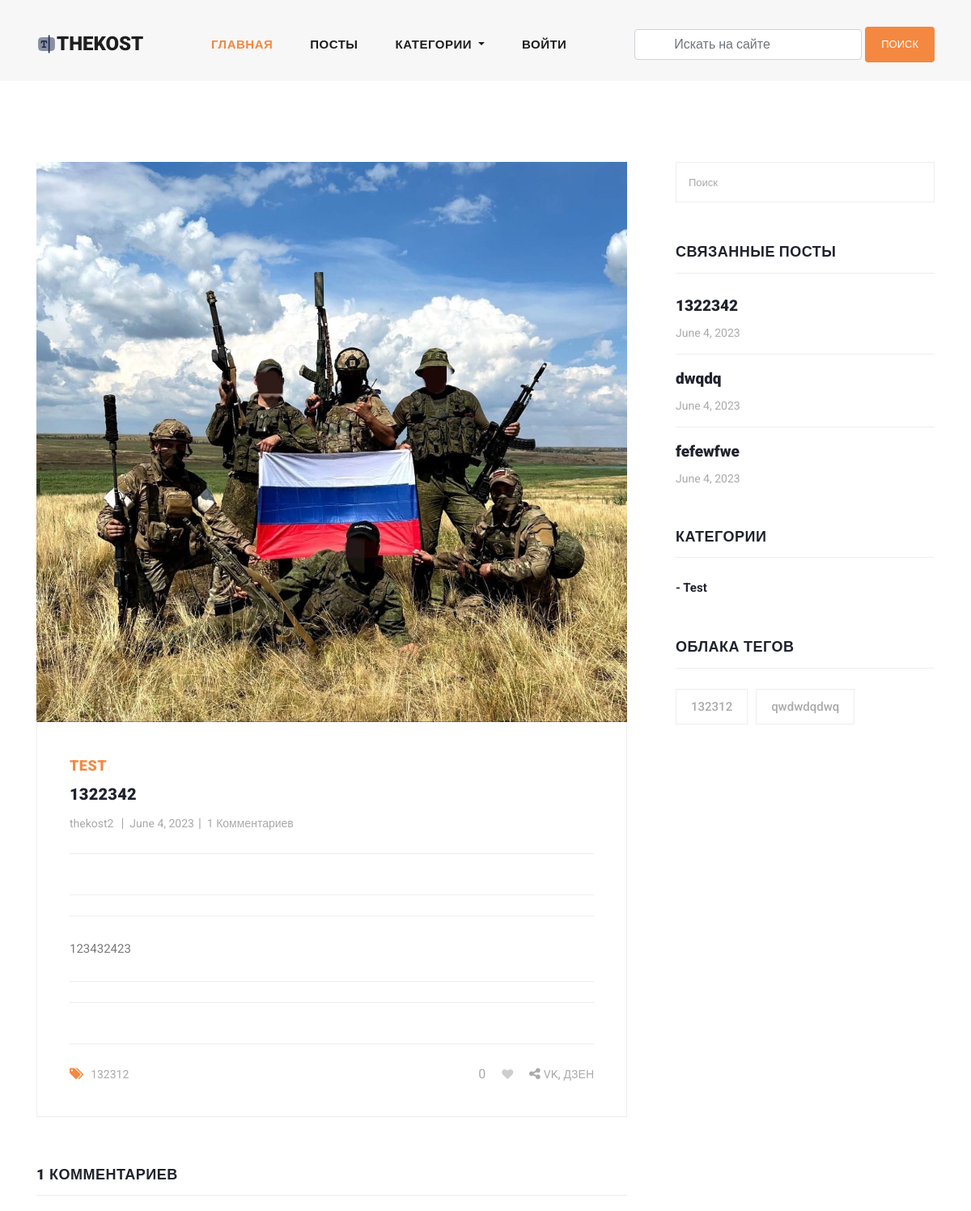
/blog/1322342/ (upper part), run on an earlier commit of the app's database.
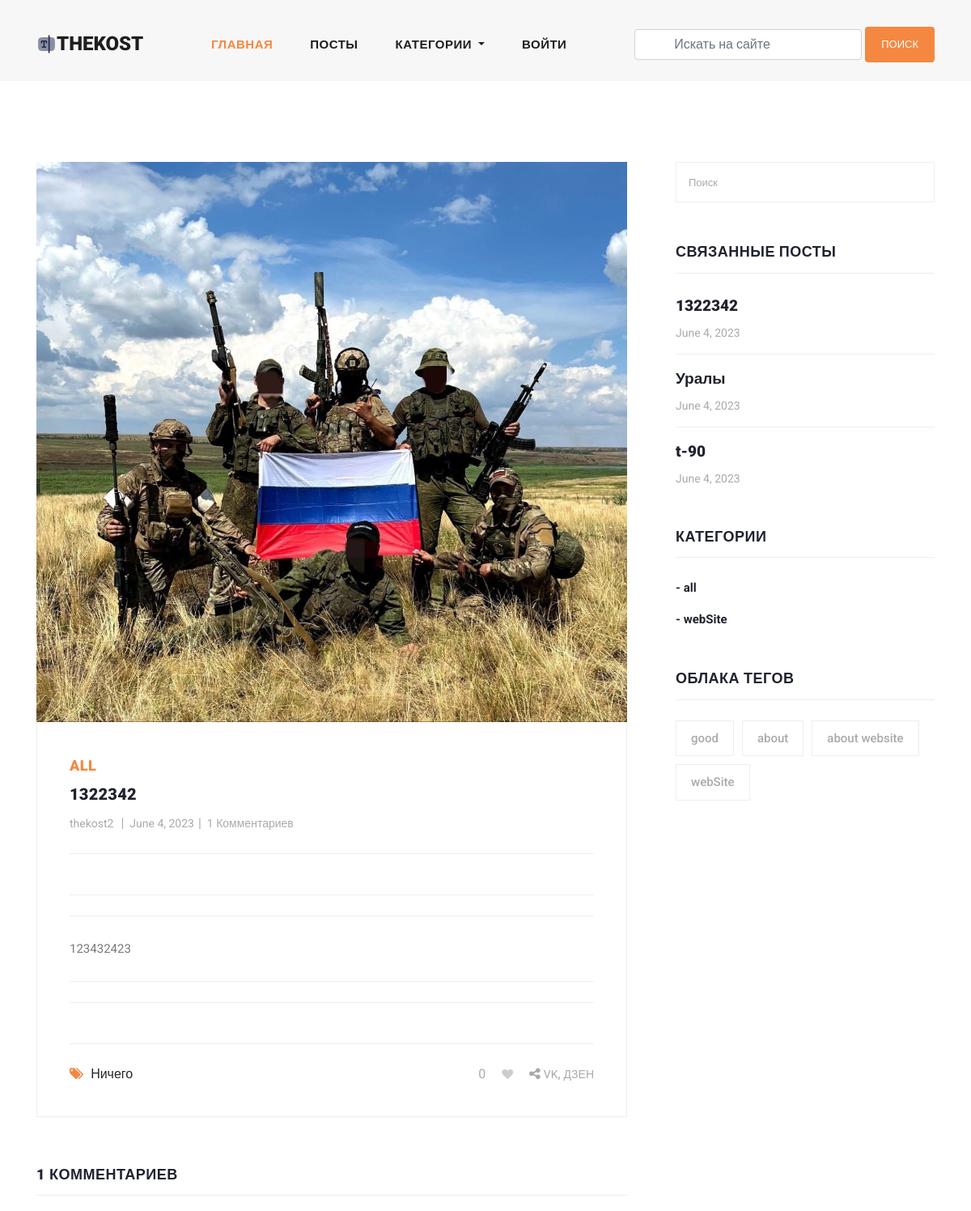
And on a later commit of the database.
### blog/models.py (models this page shows, shortened)
class Blog(models.Model):
    user = models.ForeignKey(
        User,
        related_name='user_blogs',
        on_delete=models.CASCADE
    )
    category = models.ForeignKey(
        Category,
        related_name='category_blogs',
        on_delete=models.CASCADE
    )
    tags = models.ManyToManyField(
        Tag,
        related_name='tag_blogs',
        blank=True
    )
    likes = models.ManyToManyField(
        User,
        related_name='user_likes',
        blank=True
    )
    title = models.CharField(
        max_length=250
    )
    slug = models.SlugField(null=True, blank=True)
    banner = models.ImageField(upload_to='blog_banners')
    description = RichTextField()
    created_date = models.DateField(auto_now_add=True)

class Category(models.Model):
    title = models.CharField(max_length=150, unique=True)
    slug = models.SlugField(null=True, blank=True)
    created_date = models.DateField(auto_now_add=True)

class Tag(models.Model):
    title = models.CharField(max_length=150)
    slug = models.SlugField(null=True, blank=True)
    created_date = models.DateField(auto_now_add=True)

### user_profile/models.py (models this page shows, shortened)
class User(AbstractUser):
    email = models.EmailField(
        max_length=150,
        unique=True,
        error_messages={
            "unique": "Адрес электронной почты должен быть уникальным"
        }
    )
    profile_image = models.ImageField(
        null=True,
        blank=True,
        upload_to="profile_images"
    )
    followers = models.ManyToManyField("Follow")
    REQUIRED_FIELDS = ["email"]
    objects = CustomUserManager()
    def get_profile_picture(self):
        url = ""
        try:
            url = self.profile_image.url
        except:
            url = ""
        return url

### blog/views.py (the view, shortened to what this page needs)
# urls.py: path('blog/<str:slug>/', blog_details, name='blog_details'),
def blog_details(request, slug):
    form = TextForm()  # Создание формы комментария
    blog = get_object_or_404(Blog, slug=slug)  # Получение объекта поста по слагу
    category = Category.objects.get(id=blog.category.id)  # Получение объекта категории поста
    related_blogs = category.category_blogs.all()  # Получение всех блогов из той же категории
    tags = Tag.objects.order_by('-created_date')[:5]  # Получение последних пяти тегов
    liked_by = request.user in blog.likes.all()  # Проверка, поставил ли текущий пользователь лайк этому блогу
    context = {
        "blog": blog,  # Передача объекта поста в контекст шаблона
        "related_blogs": related_blogs,  # Передача связанных блогов в контекст шаблона
        "tags": tags,  # Передача всех тегов в контекст шаблона
        "form": form,  # Передача формы комментария в контекст шаблона
        "liked_by": liked_by  # Передача информации о лайке в контекст шаблона
    }
    return render(request, 'blog_details.html', context)  # Рендеринг шаблона страницы с деталями поста

### templates/blog_details.html (shortened to what this page needs)
{% extends 'base.html' %}
{% load static %}
{% block content %}
    <section class="blog-posts grid-system">
        <div class="container">
            <div class="row">
                <div class="col-lg-8">
                    <div class="all-blog-posts">
                        <div class="row">
                            <div class="col-lg-12">
                                <div class="blog-post">
                                    <div class="blog-thumb">
                                        <img src="{{ blog.banner.url }}" alt="">
                                    </div>
                                    <div class="down-content">
                                        <span>{{ blog.category.title }}</span>
                                        <a href="javascript:void(0);"><h4>{{ blog.title }}</h4></a>
                                        <ul class="post-info">
                                            <li>
                                                <a href="{% url 'view_user_information' blog.user.username %}">{{ blog.user.username }}</a>
                                            </li>
                                            <li><a href="javascript:void(0);">{{ blog.created_date }}</a></li>
                                            <li><a href="javascript:void(0);">{{ blog.blog_comments.all.count }}
                                                Комментариев</a></li>
                                        </ul>
                                        <p>{{ blog.description|safe }}</p>
                                        <div class="post-options">
                                            <div class="row">
                                                <div class="col-6">
                                                    <ul class="post-tags">
                                                        <li><i class="fa fa-tags"></i></li>
                                                        {% if blog.tags.all.count > 0 %}
                                                            {% for tag in blog.tags.all %}
                                                                <li>
                                                                    <a href="{% url 'tag_blogs' tag.slug %}">{{ tag.title }}</a>
                                                                </li>
                                                            {% endfor %}
                                                        {% else %}
                                                            Ничего
                                                        {% endif %}
                                                    </ul>
                                                </div>
                                                {% if request.user.is_authenticated %}
                                                    <div class="col-6">
                                                        <ul class="post-share">
                                                            <li id="like-count">{{ blog.likes.count }}</li>
                                                            {% if liked_by %}
                                                                <li class="pl-3 pr-3"><a href="javascript:void(0);"><i
                                                                        id="like-icon" data-blog="{{ blog.id }}"
                                                                        class="fa fa-heart"></i></a></li>
                                                            {% else %}
                                                                <li class="pl-3 pr-3"><a href="javascript:void(0);"><i
                                                                        id="like-icon" data-blog="{{ blog.id }}"
                                                                        class="fa fa-heart empty-heart"></i></a></li>
                                                            {% endif %}
                                                            <li><i class="fa fa-share-alt"></i></li>
                                                            <li><a href="#">VK</a>,</li>
                                                            <li><a href="#"> ДЗЕН</a></li>
                                                        </ul>
                                                    </div>
                                                {% else %}
                                                    <div class="col-6">
                                                        <ul class="post-share">
                                                            <li id="like-count">{{ blog.likes.count }}</li>
                                                            {% if liked_by %}
                                                                <li class="pl-3 pr-3"><a href="{% url 'login' %}"><i
                                                                        class="fa fa-heart"></i></a></li>
                                                            {% else %}
                                                                <li class="pl-3 pr-3"><a href="{% url 'login' %}"><i
                                                                        class="fa fa-heart empty-heart"></i></a></li>
                                                            {% endif %}
                                                            <li><i class="fa fa-share-alt"></i></li>
                                                            <li><a href="#">VK</a>,</li>
                                                            <li><a href="#"> ДЗЕН</a></li>
                                                        </ul>
                                                    </div>
                                                {% endif %}
                                            </div>
                                        </div>
                                    </div>
                                </div>
                            </div>
                            <div class="col-lg-12">
                                <div class="sidebar-item comments">
                                    <div class="sidebar-heading">
                                        <h2>{{ blog.blog_comments.count }} комментариев</h2>
                                    </div>
                                </div>
                            </div>
                        </div>
                    </div>
                </div>
                <div class="col-lg-4">
                    <div class="sidebar">
                        <div class="row">
                            <div class="col-lg-12">
                                <div class="sidebar-item search">
                                    <form id="search_form" name="gs" method="GET" action="#">
                                        <input type="text" name="q" class="searchText" placeholder="Поиск"
                                               autocomplete="on">
                                    </form>
                                </div>
                            </div>
                            <div class="col-lg-12">
                                <div class="sidebar-item recent-posts">
                                    <div class="sidebar-heading">
                                        <h2>Связанные посты</h2>
                                    </div>
                                    <div class="content">
                                        <ul>
                                            {% for blog in related_blogs %}
                                                <li><a href="{% url 'blog_details' blog.slug %}">
                                                    <h5>{{ blog.title }}</h5>
                                                    <span>{{ blog.created_date }}</span>
                                                </a></li>
                                            {% endfor %}
                                        </ul>
                                    </div>
                                </div>
                            </div>
                            <div class="col-lg-12">
                                <div class="sidebar-item categories">
                                    <div class="sidebar-heading">
                                        <h2>Категории</h2>
                                    </div>
                                    <div class="content">
                                        <ul>
                                            {% for category in categories %}
                                                <li>
                                                    <a href="{% url 'category_blogs' category.slug %}">- {{ category.title }}</a>
                                                </li>
                                            {% endfor %}
                                        </ul>
                                    </div>
                                </div>
                            </div>
                            <div class="col-lg-12">
                                <div class="sidebar-item tags">
                                    <div class="sidebar-heading">
                                        <h2>Облака тегов</h2>
                                    </div>
                                    <div class="content">
                                        <ul>
                                            {% for tag in tags %}
                                                <li><a href="{% url 'tag_blogs' tag.slug %}">{{ tag.title }}</a></li>
                                            {% endfor %}
                                        </ul>
                                    </div>
                                </div>
                            </div>
                        </div>
                    </div>
                </div>
            </div>
        </div>
    </section>
{% endblock content %}

### templates/base.html (shortened to what this page needs)
<!DOCTYPE html>
<html lang="ru">
<head>
    {% load static %}
    <link href="{% static 'vendor/bootstrap/css/bootstrap.min.css' %}" rel="stylesheet">
    <link rel="stylesheet" href="{% static 'css/fontawesome.css' %}">
    <link rel="stylesheet" href="{% static 'css/css-base.css' %}">
    <link rel="stylesheet" href="{% static 'css/owl.css' %}">
    <link rel="stylesheet" href="{% static 'css/main.css' %}">
</head>
<body>
{% include 'header.html' %}
{% block content %}
{% endblock content %}
</body>
</html>

### templates/header.html (shortened to what this page needs)
{% load static %}
<header class="">
    <nav class="navbar navbar-expand-lg">
        <div class="container">
            <a class="navbar-brand mx-auto my-auto" style="display: flex;" href="{% url 'home' %}">
                <img src="{% static 'images/logo.svg' %}" alt="">
                <h2>TheKost</h2>
            </a>
            <div class="collapse navbar-collapse" id="navbarResponsive">
                <ul class="navbar-nav ml-auto">
                    <li class="nav-item active">
                        <a class="nav-link" href="{% url 'home' %}">Главная
                        </a>
                    </li>
                    <li class="nav-item">
                        <a class="nav-link" href="{% url 'blogs' %}">Посты</a>
                    </li>
                    <li class="nav-item dropdown">
                        <a class="nav-link dropdown-toggle" href="#" id="navbarDropdown" role="button"
                           data-toggle="dropdown" aria-haspopup="true" aria-expanded="false">
                            Категории
                        </a>
                    </li>
                    {% if request.user.is_authenticated %}
                        <li class="nav-item dropdown">
                            <a class="nav-link dropdown-toggle" href="#" id="navbarDropdown" role="button"
                               data-toggle="dropdown" aria-haspopup="true" aria-expanded="false">
                                {{ request.user.username }}
                            </a>
                            <div class="dropdown-menu" aria-labelledby="navbarDropdown">
                                <a class="dropdown-item" href="{% url 'profile' %}">Мой профиль</a>
                                <a class="dropdown-item" href="{% url 'logout' %}">Выйти</a>
                            </div>
                        </li>
                    {% else %}
                        <li class="nav-item">
                            <a class="nav-link" href="{% url 'login' %}">Войти</a>
                        </li>
                    {% endif %}
                </ul>
                <form class="form-inline d-flex flex-nowrap my-2 ml-auto search-form" action="{% url 'search_blogs' %}"
                      method="GET">
                    <input class="form-control px-5" name="search" type="text" placeholder="Искать на сайте" required>
                    <button class="btn btn-primary ml-1">Поиск</button>
                </form>
            </div>
        </div>
    </nav>
</header>

### templates/scripts.html (shortened to what this page needs)
{% load static %}

What changed in the data, as far as the page shows it:
removed Tag: title "132312"
removed Tag: title "qwdwdqdwq", shown under "ОБЛАКА ТЕГОВ"
changed through a linked row, Blog "thekost2": category "TEST" → "ALL"
changed Blog: title "dwqdq" → "Уралы"
changed Blog (number 3 of 3 on the later page): title "fefewfwe" → "t-90"
changed Category: title "Test" → "all"
added Category: title "webSite"
added Tag: title "good", shown under "ОБЛАКА ТЕГОВ"
added Tag: title "about", shown under "ОБЛАКА ТЕГОВ"
added Tag: title "about website", shown under "ОБЛАКА ТЕГОВ"
added Tag: title "webSite", shown under "ОБЛАКА ТЕГОВ"
Also different on the page:
text now shown: "Ничего"
